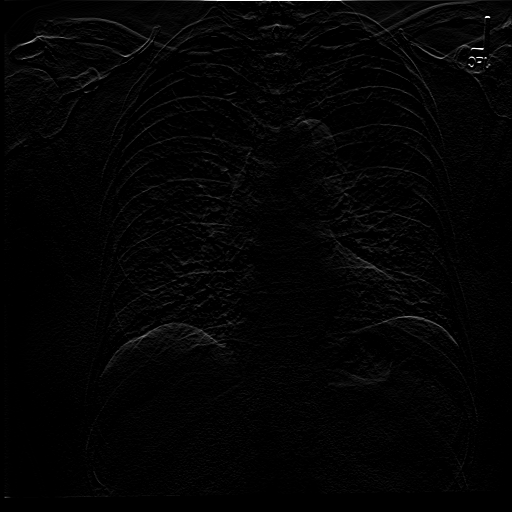
#> input picture 1278_A.png, 512 x 512 px, given as the content of the folder path_folder , which was not available
$ python '‏‏main.py'
#> lines starting #> are read from the running program, lines starting #| are printed output that depends on the picture; pictures that were not available may be replaced by others from this repository, and a replacement may not be noted
### image_utilities.py
import cv2
from skimage import util
from skimage.util import random_noise
import numpy as np

def load_image(image_path):
    """
    Load an image using OpenCV and converts it to grayscale.
    Arguments:
        image_path (str): The path to the input image.
    Returns:
        gray_image (numpy.ndarray): The grayscale image.
    Exceptions:
        None.
    """
#> called with image_path = 'path_folder /1278_A.png'
    # Load the image.
    image = cv2.imread(image_path)
#> image is the input picture: shape (512, 512, 3); min 0, max 255, mean 3.8
    # Convert the image to grayscale.
    gray_image = cv2.cvtColor(src=image, code=cv2.COLOR_BGR2GRAY)
    return gray_image

def enhance_image(image):
    """
    Enhance the input image using histogram equalization.
    Arguments:
        image (numpy.ndarray): The grayscale image to be enhanced.
    Returns:
        image_equalize (numpy.ndarray): The enhanced grayscale image after applying histogram equalization.
    Exceptions:
        None.
    """
    # Applies histogram equalization.
    image_equalize = cv2.equalizeHist(image)
    return image_equalize

# Add_salt_and_pepper_nois function
# Adapted from: soufanom, NoiseModels, (2023), ai361-ip, https://github.com/soufanom/ai361-ip/blob/main/NoiseModels.py

def add_salt_and_pepper_noise(image, salt_vs_pepper=0.5, amount=0.01):
    """
    Add salt-and-pepper noise to the input image using the random_noise function from skimage.
    Arguments:
        image (numpy.ndarray): The grayscale image to be degraded.
        salt_vs_pepper (float): The ratio of salt (white pixels) to pepper (black pixels). Should be in the range [0, 1]
        amount (float): The proportion of pixels from the entire image to be affected by noise. Should be in the range [0, 1]
    Returns:
        noisy_image_uint8 (numpy.ndarray): The grayscale image with salt-and-pepper noise added.
    Exceptions:
        None.
    """
#> called with salt_vs_pepper = 0.5, amount = 0.01
    # Scale the image values between 0 and 1.
    image = util.img_as_float(image)
#> image: shape (512, 512) float64
    # Add salt-and-pepper noise using built-in function.
    noisy_image = random_noise(image, mode='s&p', salt_vs_pepper=salt_vs_pepper, amount=amount)
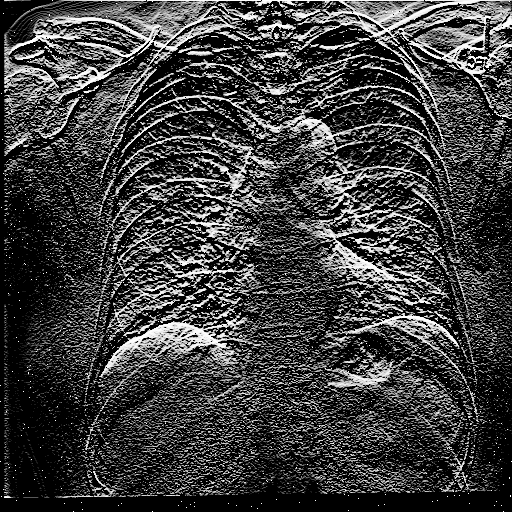
#> noisy_image: shape (512, 512) float64; min 0, max 1, mean 0.248
    # Convert the noisy image back to uint8 format.
    noisy_image_uint8 = util.img_as_ubyte(noisy_image)
    return noisy_image_uint8

def __calculate_median(array):
    """
    Calculate the median of a set of numbers, whether the array length is even or odd.
    Arguments:
        array (numpy.ndarray): The input array for which the median will be calculated.
    Returns:
        median (integer): The median value of the input array.
    Exceptions:
        None.
    """
    # Sort the elements in the array using built-in function.
    sorted_array = sorted(array.flatten().tolist())
    # Calculate the length of the array.
    array_length = len(sorted_array)
    if array_length % 2 == 0:
        # If the array length is even, average the middle two elements
        mid_index = array_length // 2
        median = (sorted_array[mid_index - 1] + sorted_array[mid_index]) / 2
    else:
        # If the array length is odd, return the middle element
        mid_index = array_length // 2
        median = sorted_array[mid_index]
    return int(median)

def remove_salt_and_pepper_noise(image, filter_size):
    """
    Remove salt-and-pepper noise from the grayscale image using a median filter.
    Arguments:
        image (numpy.ndarray): The grayscale image containing salt-and-pepper noise.
        filter_size (int): The size of the square filter window for the median filter. Should be an odd number.
    Returns:
        output (numpy.ndarray): The grayscale image with salt-and-pepper noise removed.
    Exceptions:
        None.
    """
#> called with filter_size = 3
    # Create a square kernel of ones (to save the values of pixels in the image) with the specified filter size.
    filter = np.ones((filter_size, filter_size))
    # Set the strides to 1 (as it is a special case for the convolution operation).
    STRIDES = 1

    # Get image dimensions.
    image_height, image_width = image.shape
#> image_height = 512; image_width = 512
    # Get filter dimensions.
    filter_height, filter_width = filter.shape

    # Calculate pad dimensions to maintain the output size.
    pad_height = int((filter_height - 1) / 2)
    pad_width = int((filter_width - 1) / 2)
    # Calculate the shape of the output convolution
    output_height = int(((image_height - filter_height + 2 * pad_height) / STRIDES) + 1)
#> output_height = 512
    output_width = int(((image_width - filter_width + 2 * pad_width) / STRIDES) + 1)
#> output_width = 512
    # Initialize the output array with zeros.
    output = np.zeros((output_height, output_width)) # Considering the padding and strides.

    # Apply equal padding to all sides of the image.
    image_padded = np.zeros((image.shape[0] + pad_height*2, image.shape[1] + pad_width*2)) # padding only
    # Fill the imagePadded with the pixels of the input image.
    image_padded[int(pad_height):int(-1 * pad_height), int(pad_width):int(-1 * pad_width)] = image
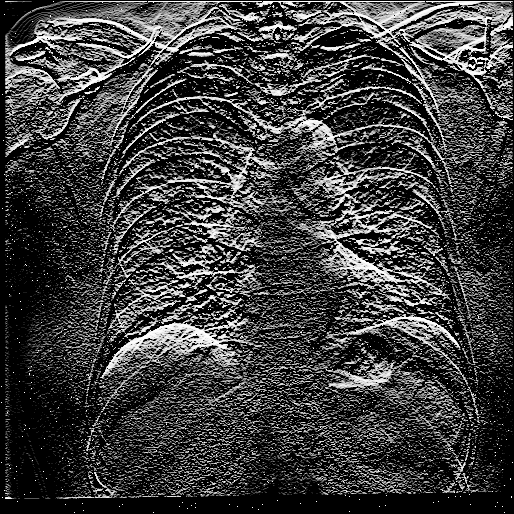
#> image_padded: shape (514, 514) float64; min 0, max 255, mean 62.8

    # Iterate through the image to calculate the median value for the neighborhood pixels.
    for y in range(0, image_width, STRIDES):
        for x in range(0, image_height, STRIDES):
            # Extract the region of interest and apply the median filter.
            output[x // STRIDES, y // STRIDES] = __calculate_median(filter * image_padded[x: x + filter_height, y: y + filter_width])
#> this loop made 512 passes
    return output


# Convolve2D function
# Adapted from: S. Sahoo, “2D Convolution using Python & NumPy,” Analytics Vidhya, Jan. 07, 2022.
# https://medium.com/analytics-vidhya/2d-convolution-using-python-numpy-43442ff5f381#:~:text=To%20start%20the%202D%20Convolution
# (accessed Nov. 16, 2023).

def convolve2D(image, filter, strides=1):
    """
    Apply 2D convolution to the grayscale image using the specified filter and strides.
    Arguments:
        image (numpy.ndarray): The grayscale image to be convolved.
        filter (numpy.ndarray): The square filter with predefined values to detect features such as edges. Should be odd size.
        strides (int): Positive integer specifying the step size or movement while applying the convolution.
    Returns:
        output (numpy.ndarray): The grayscale image after applying the convolution with the specified kernel.
    Exceptions:
        None.
    """
#> called with filter = array of shape (3, 3), strides = 2
    # Get image dimensions.
    image_height, image_width = image.shape
    # Get filter dimensions.
    filter_height, filter_width = filter.shape

    # Calculate pad dimensions to maintain output size.
    pad_height = int((filter_height - 1) / 2)
    pad_width = int((filter_width - 1) / 2)
    # Calculate the shape of the output convolution.
    output_height = int(((image_height - filter_height + 2 * pad_height) / strides) + 1)
    output_width = int(((image_width - filter_width + 2 * pad_width) / strides) + 1)
    # Initialize the output array with zeros.
    output = np.zeros((output_height, output_width))  # Considering the padding and strides.

    # Apply equal padding to all sides of the image.
    image_padded = np.zeros((image.shape[0] + pad_height*2, image.shape[1] + pad_width*2)) # padding only
    # Fill the imagePadded with the pixels of the input image.
    image_padded[int(pad_height):int(-1 * pad_height), int(pad_width):int(-1 * pad_width)] = image

    # Iterate through the image to apply the filter.
    for y in range(0, image_width, strides):
        for x in range(0, image_height, strides):
            # Apply the convolution operation by multiplying the filter with the image region.
            sum = np.sum(filter * image_padded[x: x + filter_height, y: y + filter_width])
            # Clip the image if the pixel value is out of range.
            if sum > 255:
                sum = 255
            elif sum < 0:
                sum = 0
            output[x // strides, y // strides]= sum
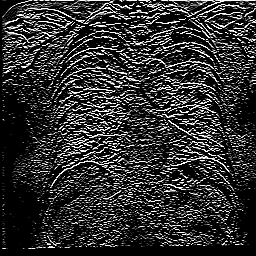
#> output: shape (256, 256) float64; min 0, max 255, mean 49.3
    return output

### ‏‏main.py
"""
Name: Salwa Shama
OS: Windows 11
Python 3.10.9

This is a small program that provides the following functionalities: Executing a three-stage convolution operation with an
edge detection filter on gray images, preceded by noise addition and reduction techniques
"""
import cv2
import os
import numpy as np
from image_utilities import load_image, enhance_image, add_salt_and_pepper_noise, remove_salt_and_pepper_noise, convolve2D

# Define the path for the input folder (to read images) and output folder (to save the images).
input_folder = "path_folder " # Provide your folder path here for input folder
output_folder = "path_folder" # Provide your folder path here for output folder

# Get the list of all images in the input folder.
folder = os.listdir(input_folder)

# Iterate through each image in the folder.
for image in folder:
    if image.lower().endswith(('.png')):
        image_path = os.path.join(input_folder, image)

        # Generate output image paths with different suffixes names (to save different versions of edge detection).
        output_name = image.split('.')[0]
        output_path_a = os.path.join(output_folder, output_name + '_A.png')
        output_path_b = os.path.join(output_folder, output_name + '_B.png')
        output_path_c = os.path.join(output_folder, output_name + '_C.png')

        # Load the image.
        image = load_image(image_path)
        # Enhance the image (preprocess step).
        enhanced_image = enhance_image(image)

        # Add salt-and-pepper noise to the image.
        noisy_image = add_salt_and_pepper_noise(enhanced_image)
        # Remove salt-and-pepper noise from the image using median filter.
        filter_size = 3
        denoised_image = remove_salt_and_pepper_noise(noisy_image, filter_size)

        # Define a Sobel filter for convolution (horizontal edge detection).
        Sobel_filter = np.array([[-1, -1, -1], [0, 0, 0], [1, 1, 1]])

        # Apply convolution in three stages.
        strides = 2
        result = convolve2D(denoised_image, Sobel_filter, strides)
        cv2.imwrite(output_path_a, result)

        strides = 1
        result2 = convolve2D(result, Sobel_filter, strides)
#> call 2 of convolve2D, with filter = array of shape (3, 3), strides = 1
#> in convolve2D (call 2), `image_padded[int(pad_height):int(-1 * pad_height), int(pad_width):int(..`:
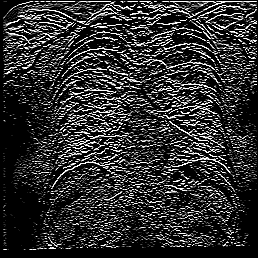
#> image_padded: shape (258, 258) float64; min 0, max 255, mean 48.6
#> after the loop in convolve2D (call 2), `for y in range(0, image_width, strides):`:
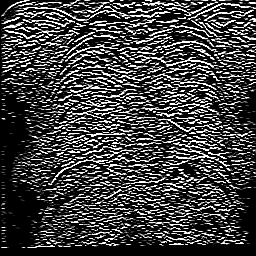
#> output: shape (256, 256) float64; min 0, max 255, mean 65.6
        cv2.imwrite(output_path_b, result2)

        strides = 1
        result3 = convolve2D(result2, Sobel_filter, strides)
#> call 3 of convolve2D, with filter = array of shape (3, 3), strides = 1
#> in convolve2D (call 3), `image_padded[int(pad_height):int(-1 * pad_height), int(pad_width):int(..`:
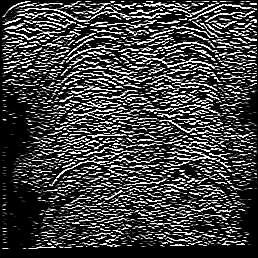
#> image_padded: shape (258, 258) float64; min 0, max 255, mean 64.6
#> after the loop in convolve2D (call 3), `for y in range(0, image_width, strides):`:
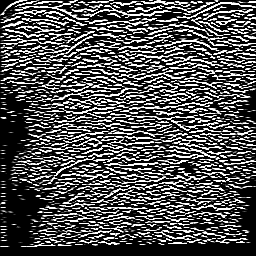
#> output: shape (256, 256) float64; min 0, max 255, mean 81.5
        cv2.imwrite(output_path_c, result3)

        # Print a message indicating completion of current image.
        print("Done from", image_path, "✅")
